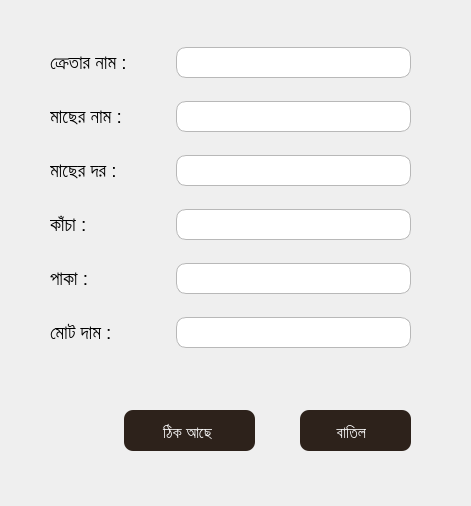
<?xml version="1.0" encoding="UTF-8"?>
<ui version="4.0">
 <class>SellerInformation</class>
 <widget class="QDialog" name="SellerInformation">
  <property name="geometry">
   <rect>
    <x>0</x>
    <y>0</y>
    <width>471</width>
    <height>506</height>
   </rect>
  </property>
  <property name="windowTitle">
   <string>Dialog</string>
  </property>
  <property name="styleSheet">
   <string notr="true">QLineEdit, QDateEdit{border-radius:10px;
 border:1px solid #B8B8B8;
 padding:2px;}
QPushButton{background-color:#2D221B;color:white;
padding:3px 12px 0px 8px;
 border-radius:9px;}</string>
  </property>
  <widget class="QPushButton" name="cancelBtn">
   <property name="geometry">
    <rect>
     <x>300</x>
     <y>410</y>
     <width>111</width>
     <height>41</height>
    </rect>
   </property>
   <property name="font">
    <font>
     <family>Arial</family>
     <pointsize>12</pointsize>
    </font>
   </property>
   <property name="cursor">
    <cursorShape>ForbiddenCursor</cursorShape>
   </property>
   <property name="text">
    <string>বাতিল </string>
   </property>
   <property name="checkable">
    <bool>true</bool>
   </property>
  </widget>
  <widget class="QPushButton" name="addBtn">
   <property name="geometry">
    <rect>
     <x>124</x>
     <y>410</y>
     <width>131</width>
     <height>41</height>
    </rect>
   </property>
   <property name="font">
    <font>
     <family>Arial</family>
     <pointsize>12</pointsize>
    </font>
   </property>
   <property name="cursor">
    <cursorShape>PointingHandCursor</cursorShape>
   </property>
   <property name="text">
    <string>ঠিক আছে</string>
   </property>
   <property name="checkable">
    <bool>true</bool>
   </property>
  </widget>
  <widget class="QWidget" name="">
   <property name="geometry">
    <rect>
     <x>50</x>
     <y>30</y>
     <width>361</width>
     <height>341</height>
    </rect>
   </property>
   <layout class="QGridLayout" name="gridLayout">
    <item row="1" column="0">
     <widget class="QLabel" name="label_2">
      <property name="minimumSize">
       <size>
        <width>120</width>
        <height>0</height>
       </size>
      </property>
      <property name="maximumSize">
       <size>
        <width>120</width>
        <height>16777215</height>
       </size>
      </property>
      <property name="font">
       <font>
        <family>Arial</family>
        <pointsize>14</pointsize>
       </font>
      </property>
      <property name="text">
       <string>মাছের নাম : </string>
      </property>
     </widget>
    </item>
    <item row="3" column="0">
     <widget class="QLabel" name="label_4">
      <property name="minimumSize">
       <size>
        <width>120</width>
        <height>0</height>
       </size>
      </property>
      <property name="maximumSize">
       <size>
        <width>120</width>
        <height>16777215</height>
       </size>
      </property>
      <property name="font">
       <font>
        <family>Arial</family>
        <pointsize>14</pointsize>
       </font>
      </property>
      <property name="text">
       <string>কাঁচা : </string>
      </property>
     </widget>
    </item>
    <item row="0" column="0">
     <widget class="QLabel" name="label">
      <property name="minimumSize">
       <size>
        <width>120</width>
        <height>0</height>
       </size>
      </property>
      <property name="maximumSize">
       <size>
        <width>120</width>
        <height>16777215</height>
       </size>
      </property>
      <property name="font">
       <font>
        <family>Arial</family>
        <pointsize>14</pointsize>
       </font>
      </property>
      <property name="text">
       <string>ক্রেতার নাম : </string>
      </property>
     </widget>
    </item>
    <item row="2" column="1">
     <widget class="QLineEdit" name="fishRate">
      <property name="minimumSize">
       <size>
        <width>150</width>
        <height>0</height>
       </size>
      </property>
      <property name="font">
       <font>
        <family>Arial</family>
        <pointsize>14</pointsize>
       </font>
      </property>
     </widget>
    </item>
    <item row="4" column="0">
     <widget class="QLabel" name="label_5">
      <property name="minimumSize">
       <size>
        <width>120</width>
        <height>0</height>
       </size>
      </property>
      <property name="maximumSize">
       <size>
        <width>120</width>
        <height>16777215</height>
       </size>
      </property>
      <property name="font">
       <font>
        <family>Arial</family>
        <pointsize>14</pointsize>
       </font>
      </property>
      <property name="text">
       <string>পাকা : </string>
      </property>
     </widget>
    </item>
    <item row="5" column="0">
     <widget class="QLabel" name="label_6">
      <property name="minimumSize">
       <size>
        <width>120</width>
        <height>0</height>
       </size>
      </property>
      <property name="maximumSize">
       <size>
        <width>120</width>
        <height>16777215</height>
       </size>
      </property>
      <property name="font">
       <font>
        <family>Arial</family>
        <pointsize>14</pointsize>
       </font>
      </property>
      <property name="text">
       <string>মোট দাম :</string>
      </property>
     </widget>
    </item>
    <item row="2" column="0">
     <widget class="QLabel" name="label_3">
      <property name="minimumSize">
       <size>
        <width>120</width>
        <height>0</height>
       </size>
      </property>
      <property name="maximumSize">
       <size>
        <width>120</width>
        <height>16777215</height>
       </size>
      </property>
      <property name="font">
       <font>
        <family>Arial</family>
        <pointsize>14</pointsize>
       </font>
      </property>
      <property name="text">
       <string>মাছের দর : </string>
      </property>
     </widget>
    </item>
    <item row="4" column="1">
     <widget class="QLineEdit" name="finalPrice">
      <property name="minimumSize">
       <size>
        <width>150</width>
        <height>0</height>
       </size>
      </property>
      <property name="font">
       <font>
        <family>Arial</family>
        <pointsize>14</pointsize>
       </font>
      </property>
     </widget>
    </item>
    <item row="3" column="1">
     <widget class="QLineEdit" name="rawPrice">
      <property name="minimumSize">
       <size>
        <width>150</width>
        <height>0</height>
       </size>
      </property>
      <property name="font">
       <font>
        <family>Arial</family>
        <pointsize>14</pointsize>
       </font>
      </property>
     </widget>
    </item>
    <item row="1" column="1">
     <widget class="QLineEdit" name="fishName">
      <property name="minimumSize">
       <size>
        <width>150</width>
        <height>0</height>
       </size>
      </property>
      <property name="font">
       <font>
        <family>Arial</family>
        <pointsize>14</pointsize>
       </font>
      </property>
     </widget>
    </item>
    <item row="0" column="1">
     <widget class="QLineEdit" name="buyerName">
      <property name="minimumSize">
       <size>
        <width>150</width>
        <height>0</height>
       </size>
      </property>
      <property name="font">
       <font>
        <family>Arial</family>
        <pointsize>14</pointsize>
       </font>
      </property>
     </widget>
    </item>
    <item row="5" column="1">
     <widget class="QLineEdit" name="totalPrice">
      <property name="minimumSize">
       <size>
        <width>150</width>
        <height>0</height>
       </size>
      </property>
      <property name="font">
       <font>
        <family>Arial</family>
        <pointsize>14</pointsize>
       </font>
      </property>
     </widget>
    </item>
   </layout>
  </widget>
 </widget>
 <resources/>
 <connections/>
</ui>
